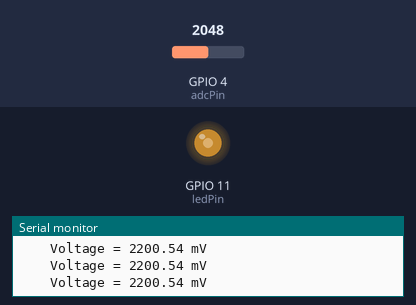
Simulated run of this sketch. Board: ESP32-S3. On the bench: output pins drawn as LEDs (lit = HIGH), the last lines printed to the serial monitor. The inputs (shaded band) are chosen by the test bench; at power-on: GPIO 4 (adcPin) = 2048 (analog values on the 0–4095 scale).

Above: at 1.3 s.
1.4 s: GPIO 4 (adcPin) set to 2866
At 2.6 s:
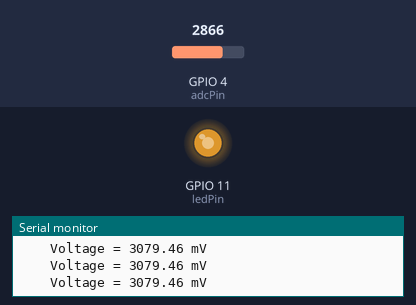
2.9 s: GPIO 4 (adcPin) set to 3603
At 4.0 s:
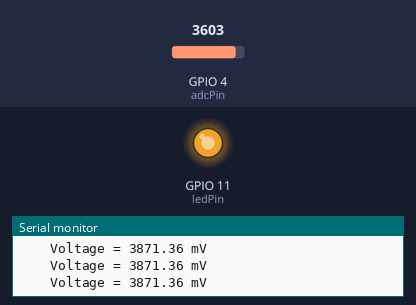
4.4 s: GPIO 4 (adcPin) set to 491
At 5.3 s:
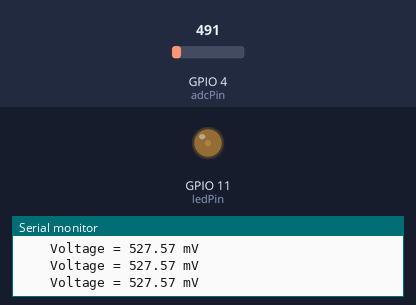
5.9 s: GPIO 4 (adcPin) set to 0
At 6.6 s:
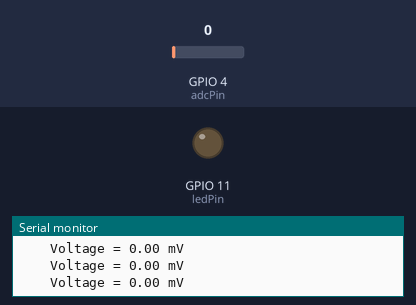
Timing chart, 0 to 8.4 s (numbered marks = the images above; inputs shaded):
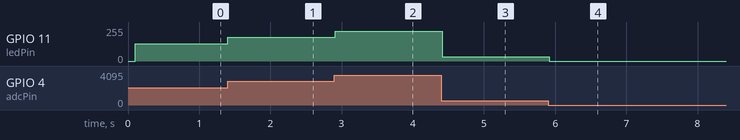

Measured:
- after the input at 1.4 s, GPIO 11 (ledPin): 128/255 → 178/255 at once
- after the input at 2.9 s, GPIO 11 (ledPin): 178/255 → 224/255 at once
- after the input at 4.4 s, GPIO 11 (ledPin): 224/255 → 31/255 at once
- after the input at 5.9 s, GPIO 11 (ledPin): 31/255 → 0/255 at once

The sketch:

ADC.ino
```cpp
const int adcPin = 4;
const int ledPin = 11;
const int pwmfre = 5000;
const int pwmresolution = 12;

void setup() {

    pinMode(adcPin, INPUT);
    pinMode(ledPin, OUTPUT);
    //ADC读数为12位，设置衰减,约3.3V
    analogReadResolution(12);
    analogSetPinAttenuation(adcPin, ADC_11db);
    //初始化串口
    Serial.begin(9600);
    delay(100);
    //初始化pwm
    if (!ledcAttach(ledPin, pwmfre, pwmresolution)) {
        Serial.println("初始化失败");
        while (1) {
            delay(100);
        }
    }
    Serial.println("初始化成功");

}

void loop() {
    //这是一个占比，并不是真正的电压值
    float voltageMv = analogRead(adcPin);
    Serial.print("    Voltage = ");
    Serial.print(1100/0.25*voltageMv/4095);
    Serial.println(" mV");
    ledcWrite(ledPin, voltageMv);
    delay(100);
}
```
